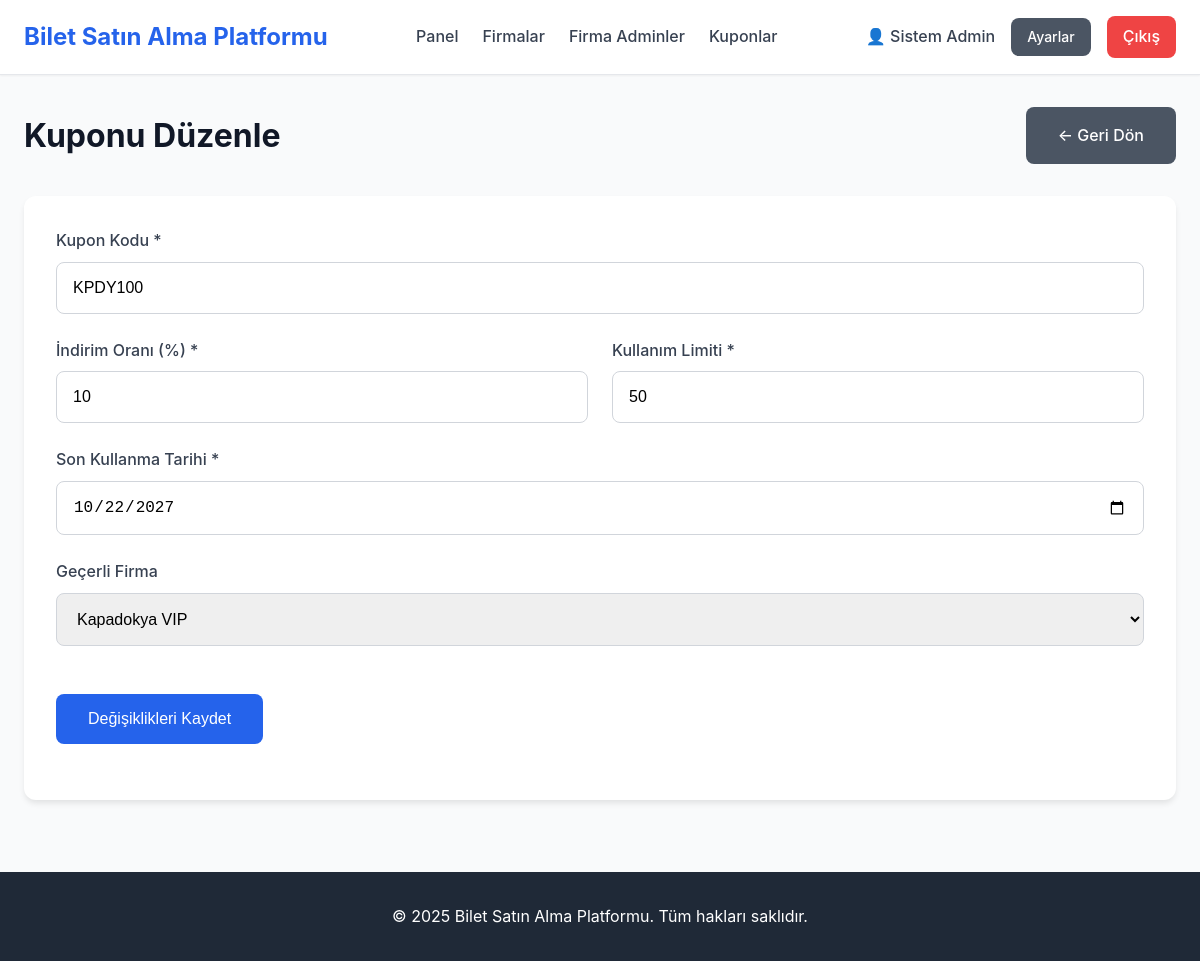
Page /admin/coupons/edit?id=5aa1051d-a4c0-4eae-ab8f-f40ed041fd1d (signed in) on the committed database.
### tables this page shows
CREATE TABLE Coupons (
    id TEXT PRIMARY KEY,                    -- UUID
    code TEXT NOT NULL UNIQUE,              -- Kupon kodu (benzersiz)
    discount REAL NOT NULL CHECK(discount > 0 AND discount <= 100),  -- İndirim oranı (%)
    company_id TEXT NULL,                   -- NULL ise global (admin), değilse firma kuponu
    usage_limit INTEGER NOT NULL,           -- Toplam kullanım limiti
    used_count INTEGER DEFAULT 0,           -- Şu ana kadar kaç kez kullanıldı
    expire_date DATETIME NOT NULL,          -- Son kullanma tarihi
    created_at TIMESTAMP DEFAULT CURRENT_TIMESTAMP,
    FOREIGN KEY (company_id) REFERENCES Bus_Company(id) ON DELETE CASCADE
);

CREATE TABLE Bus_Company (
    id TEXT PRIMARY KEY,                    -- UUID
    name TEXT NOT NULL UNIQUE,              -- Firma adı (benzersiz)
    logo_path TEXT,                         -- Logo dosya yolu
    created_at TIMESTAMP DEFAULT CURRENT_TIMESTAMP
);

### pages/admin/edit-coupon.php (called while the page is built, shortened)
<?php
$db = Database::getInstance();
$couponId = $_GET['id'] ?? null;
$coupon = $db->getCouponById($couponId);
$inputs = [
    'code' => $coupon['code'], 'discount' => $coupon['discount'],
    'usage_limit' => $coupon['usage_limit'],
    'expire_date' => date('Y-m-d', strtotime($coupon['expire_date'])),
    'company_id' => $coupon['company_id']
];
$companies = $db->getAllCompanies();
require_once INCLUDES_PATH . '/header.php';
require_once VIEWS_PATH . '/admin/edit-coupon.view.php';
require_once INCLUDES_PATH . '/footer.php';

### public/index.php (called while the page is built, shortened)
<?php
require_once __DIR__ . '/../router.php';

### classes/Database.php (called while the page is built, shortened)
<?php
class Database {
    private $pdo;
    private static $instance = null;
    private function __construct() {
        $this->pdo = getDBConnection();
    }
    public static function getInstance() {
        if (self::$instance === null) {
            self::$instance = new self();
        }
        return self::$instance;
    }
    public function fetchOne($sql, $params = []) {
        try {
            $stmt = $this->pdo->prepare($sql);
            $stmt->execute($params);
            $result = $stmt->fetch(PDO::FETCH_ASSOC);
            return $result ?: null;
        } catch (PDOException $e) {
            error_log("Database Error (fetchOne): " . $e->getMessage());
            error_log("SQL: " . $sql);
            return null;
        }
    }
    public function fetchAll($sql, $params = []) {
        try {
            $stmt = $this->pdo->prepare($sql);
            $stmt->execute($params);
            return $stmt->fetchAll(PDO::FETCH_ASSOC);
        } catch (PDOException $e) {
            error_log("Database Error (fetchAll): " . $e->getMessage());
            error_log("SQL: " . $sql);
            return [];
        }
    }
    public function getAllCompanies() {
        $sql = "SELECT * FROM Bus_Company ORDER BY name ASC";
        return $this->fetchAll($sql);
    }
    public function getCouponById($id) {
        $sql = "SELECT * FROM Coupons WHERE id = ? LIMIT 1";
        return $this->fetchOne($sql, [$id]);
    }
}

### config/database.php (called while the page is built, shortened)
<?php
function getDBConnection() {
    try {
        $pdo = new PDO('sqlite:' . DB_PATH);
        $pdo->setAttribute(PDO::ATTR_ERRMODE, PDO::ERRMODE_EXCEPTION);
        $pdo->exec('PRAGMA foreign_keys = ON');
        $pdo->setAttribute(PDO::FETCH_ASSOC, true);
        return $pdo;
    } catch (PDOException $e) {
        error_log("Veritabanı bağlantı hatası: " . $e->getMessage());
        if (ENVIRONMENT !== 'development') {
            die("Sistemde bir sorun oluştu. Lütfen daha sonra tekrar deneyin.");
        } else {
            die("Veritabanı bağlantı hatası: " . $e->getMessage());
        }
    }
}

### views/admin/edit-coupon.view.php (the view, shortened to what this page needs)
<div class="container mt-4">
    <div class="d-flex justify-content-between align-items-center mb-4">
        <h1>Kuponu Düzenle</h1>
        <a href="/admin/coupons" class="btn btn-secondary">← Geri Dön</a>
    </div>
    <div class="card">
        <div class="card-body">
            <form method="POST" action="/admin/coupons/edit?id=<?= htmlspecialchars($coupon['id']) ?>">
                <div class="form-group">
                    <label for="code">Kupon Kodu *</label>
                    <input type="text" id="code" name="code" value="<?= htmlspecialchars($inputs['code']) ?>" required style="text-transform: uppercase;">
                </div>
                <div class="grid grid-2">
                    <div class="form-group">
                        <label for="discount">İndirim Oranı (%) *</label>
                        <input type="number" id="discount" name="discount" value="<?= htmlspecialchars($inputs['discount']) ?>" min="1" max="100" step="0.5" required>
                    </div>
                    <div class="form-group">
                        <label for="usage_limit">Kullanım Limiti *</label>
                        <input type="number" id="usage_limit" name="usage_limit" value="<?= htmlspecialchars($inputs['usage_limit']) ?>" min="1" required>
                    </div>
                </div>
                <div class="form-group">
                    <label for="expire_date">Son Kullanma Tarihi *</label>
                    <input type="date" id="expire_date" name="expire_date" value="<?= htmlspecialchars($inputs['expire_date']) ?>" min="<?= date('Y-m-d') ?>" required>
                </div>
                <div class="form-group">
                    <label for="company_id">Geçerli Firma</label>
                    <select id="company_id" name="company_id">
                        <?php foreach ($companies as $company): ?>
                            <option value="<?= htmlspecialchars($company['id']) ?>" <?= ($inputs['company_id'] === $company['id']) ? 'selected' : '' ?>>
                                <?= htmlspecialchars($company['name']) ?>
                            </option>
                        <?php endforeach; ?>
                    </select>
                </div>
                <button type="submit" class="btn btn-primary mt-3">Değişiklikleri Kaydet</button>
            </form>
        </div>
    </div>
</div>

### public/assets/css/style.css (style rules this page uses)
* { margin: 0; padding: 0; box-sizing: border-box; }
:root { --primary-color: #2563eb; --primary-hover: #1d4ed8; --secondary-color: #64748b; --success-color: #10b981; --danger-color: #ef4444; --warning-color: #f59e0b; --info-color: #3b82f6; --gray-50: #f9fafb; --gray-100: #f3f4f6; --gray-200: #e5e7eb; --gray-300: #d1d5db; --gray-400: #9ca3af; --gray-500: #6b7280; --gray-600: #4b5563; --gray-700: #374151; --gray-800: #1f2937; --gray-900: #111827; --spacing-xs: 0.25rem; --spacing-sm: 0.5rem; --spacing-md: 1rem; --spacing-lg: 1.5rem; --spacing-xl: 2rem; --spacing-2xl: 3rem; --radius-sm: 0.25rem; --radius-md: 0.5rem; --radius-lg: 0.75rem; --radius-xl: 1rem; --shadow-sm: 0 1px 2px 0 rgba(0, 0, 0, 0.05); --shadow-md: 0 4px 6px -1px rgba(0, 0, 0, 0.1); --shadow-lg: 0 10px 15px -3px rgba(0, 0, 0, 0.1); --shadow-xl: 0 20px 25px -5px rgba(0, 0, 0, 0.1); }
body { font-family: -apple-system, BlinkMacSystemFont, 'Segoe UI', Roboto, 'Helvetica Neue', Arial, sans-serif; font-size: 16px; line-height: 1.6; color: var(--gray-900); background-color: var(--gray-50); min-height: 100vh; display: flex; flex-direction: column; }
.container { width: 100%; max-width: 1200px; margin: 0 auto; padding: 0 var(--spacing-lg); }
.form-group { margin-bottom: var(--spacing-lg); }
.form-group label { display: block; margin-bottom: var(--spacing-sm); font-weight: 500; color: var(--gray-700); }
.form-group input, .form-group select, .form-group textarea { width: 100%; padding: var(--spacing-md); border: 1px solid var(--gray-300); border-radius: var(--radius-md); font-size: 1rem; transition: border-color 0.2s, box-shadow 0.2s; }
.btn { display: inline-block; padding: var(--spacing-md) var(--spacing-xl); border: none; border-radius: var(--radius-md); font-size: 1rem; font-weight: 500; text-align: center; text-decoration: none; cursor: pointer; transition: all 0.2s; }
.btn-primary { background-color: var(--primary-color); color: white; }
.btn-secondary { background-color: var(--gray-600); color: white; }
.card { background: white; border-radius: var(--radius-lg); box-shadow: var(--shadow-md); padding: var(--spacing-xl); margin-bottom: var(--spacing-lg); }
.card-body { margin-bottom: var(--spacing-lg); }
.grid { display: grid; gap: var(--spacing-lg); }
.grid-2 { grid-template-columns: repeat(2, 1fr); }
.mt-3 { margin-top: var(--spacing-lg); }
.mt-4 { margin-top: var(--spacing-xl); }
.mb-4 { margin-bottom: var(--spacing-xl); }

### views/admin/edit-coupon.view.php (style rules this page uses)
.d-flex { display: flex; }
.justify-content-between { justify-content: space-between; }
.align-items-center { align-items: center; }

### rows in the picture
coupons: code "KPDY100", discount "10", usage_limit "50", expire_date "10/22/2027", company_id "Kapadokya VIP"

### other values in the picture
SITE_NAME "Bilet Satın Alma Platformu"
$currentUser['name'] "Sistem Admin"
